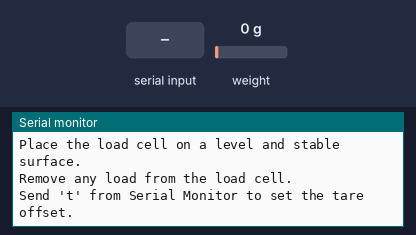
Recording of a sketch running on a simulated ESP8266 (NodeMCU). Parts: the last lines printed to the serial monitor. The inputs (shaded band) are chosen by the test bench; at power-on: weight on the scale 0 g. EEPROM starts erased.

Above: at 11.2 s.
11.3 s: "t90\n" received over Serial
At 11.8 s:
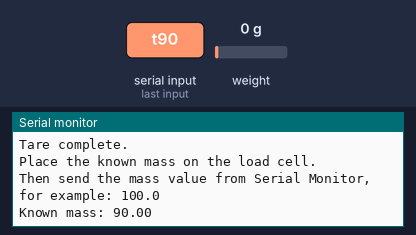
12.8 s: "y90\n" received over Serial
At 13.11 s:
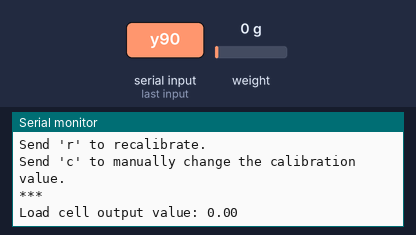
14.4 s: "c90\n" received over Serial
At 15.5 s:
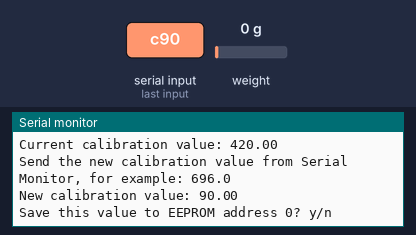
15.9 s: "y,45\n" received over Serial
At 16.06 s:
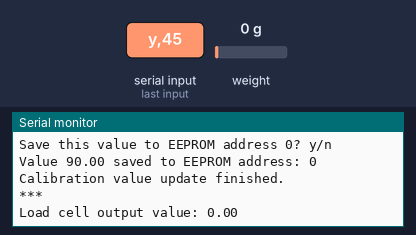
17.4 s: weight on the scale set to 100 g
At 17.47 s:
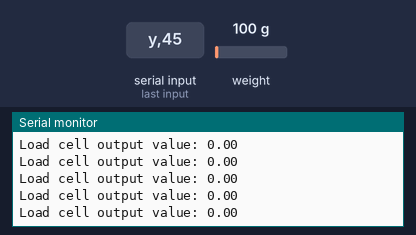
18.9 s: weight on the scale set to 1250 g
At 19.07 s:
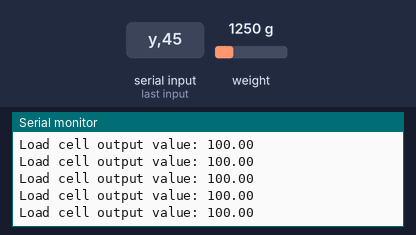
Timing chart, 0 to 21.4 s (numbered marks = the images above; inputs shaded):
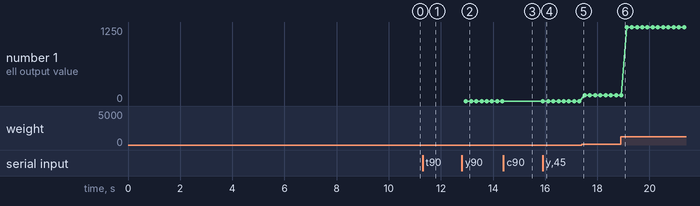

Measured:
- after the input at 11.3 s, the serial monitor: prints a new line at once (image 1)
- after the input at 12.8 s, the serial monitor: prints a new line after 0.13 s (image 2)
- after the input at 14.4 s, the serial monitor: prints a new line at once (image 3)
- after the input at 15.9 s, the serial monitor: prints a new line at once (image 4)
- plotted number 1: 0 → 100 after the input at 17.4 s, 100 → 1250 after the input at 18.9 s

The sketch:

calibration.ino
```cpp
#include <HX711_ADC.h>

#if defined(ESP8266) || defined(ESP32) || defined(AVR)
#include <EEPROM.h>
#endif

const int kHx711DoutPin = 4;
const int kHx711SckPin = 5;
const int kCalValueEepromAddress = 0;

HX711_ADC gLoadCell(kHx711DoutPin, kHx711SckPin);

void run_calibration();
void change_saved_cal_factor();

void setup()
{
  Serial.begin(57600);
  delay(10);

  Serial.println();
  Serial.println("Starting...");

  gLoadCell.begin();

  // gLoadCell.setReverseOutput();

  unsigned long tStabilizingTimeMs = 10000;
  bool tPerformTare = true;

  gLoadCell.start(tStabilizingTimeMs, tPerformTare);
  gLoadCell.setSamplesInUse(4);

  if (gLoadCell.getTareTimeoutFlag() || gLoadCell.getSignalTimeoutFlag())
  {
    Serial.println("Timeout detected. Check MCU to HX711 wiring and pin assignments.");
    while (1);
  }
  else
  {
    gLoadCell.setCalFactor(1.0);
    Serial.println("Startup complete.");
  }

  while (!gLoadCell.update())
  {
  }

  run_calibration();
}

void loop()
{
  static bool tIsDataReady = false;
  const unsigned long tSerialPrintIntervalMs = 200;

  if (gLoadCell.update())
  {
    tIsDataReady = true;
  }

  if (tIsDataReady)
  {
    static unsigned long tLastSerialPrintTimeMs = 0;

    if (millis() - tLastSerialPrintTimeMs >= tSerialPrintIntervalMs)
    {
      float tMeasuredMassG = gLoadCell.getData();

      Serial.print("Load cell output value: ");
      Serial.println(tMeasuredMassG);

      tIsDataReady = false;
      tLastSerialPrintTimeMs = millis();
    }
  }

  if (Serial.available() > 0)
  {
    char tInputChar = Serial.read();

    if (tInputChar == 't')
    {
      gLoadCell.tareNoDelay();
    }
    else if (tInputChar == 'r')
    {
      run_calibration();
    }
    else if (tInputChar == 'c')
    {
      change_saved_cal_factor();
    }
  }

  if (gLoadCell.getTareStatus() == true)
  {
    Serial.println("Tare complete.");
  }
}

void run_calibration()
{
  Serial.println("***");
  Serial.println("Calibration started.");
  Serial.println("Place the load cell on a level and stable surface.");
  Serial.println("Remove any load from the load cell.");
  Serial.println("Send 't' from Serial Monitor to set the tare offset.");

  bool tShouldResume = false;

  while (tShouldResume == false)
  {
    gLoadCell.update();

    if (Serial.available() > 0)
    {
      char tInputChar = Serial.read();

      if (tInputChar == 't')
      {
        gLoadCell.tareNoDelay();
      }
    }

    if (gLoadCell.getTareStatus() == true)
    {
      Serial.println("Tare complete.");
      tShouldResume = true;
    }
  }

  Serial.println("Place the known mass on the load cell.");
  Serial.println("Then send the mass value from Serial Monitor, for example: 100.0");

  float tKnownMassG = 0.0f;
  tShouldResume = false;

  while (tShouldResume == false)
  {
    gLoadCell.update();

    if (Serial.available() > 0)
    {
      tKnownMassG = Serial.parseFloat();

      if (tKnownMassG != 0.0f)
      {
        Serial.print("Known mass: ");
        Serial.println(tKnownMassG);
        tShouldResume = true;
      }
    }
  }

  gLoadCell.refreshDataSet();
  float tNewCalibrationValue = gLoadCell.getNewCalibration(tKnownMassG);

  Serial.print("New calibration value: ");
  Serial.println(tNewCalibrationValue);
  Serial.println("Use this value as the calibration factor in the project sketch.");

  Serial.print("Save this value to EEPROM address ");
  Serial.print(kCalValueEepromAddress);
  Serial.println("? y/n");

  tShouldResume = false;

  while (tShouldResume == false)
  {
    if (Serial.available() > 0)
    {
      char tInputChar = Serial.read();

      if (tInputChar == 'y')
      {
#if defined(ESP8266) || defined(ESP32)
        EEPROM.begin(512);
#endif
        EEPROM.put(kCalValueEepromAddress, tNewCalibrationValue);
#if defined(ESP8266) || defined(ESP32)
        EEPROM.commit();
#endif

        float tSavedCalibrationValue = 0.0f;
        EEPROM.get(kCalValueEepromAddress, tSavedCalibrationValue);

        Serial.print("Value ");
        Serial.print(tSavedCalibrationValue);
        Serial.print(" saved to EEPROM address: ");
        Serial.println(kCalValueEepromAddress);

        tShouldResume = true;
      }
      else if (tInputChar == 'n')
      {
        Serial.println("Value was not saved to EEPROM.");
        tShouldResume = true;
      }
    }
  }

  Serial.println("Calibration finished.");
  Serial.println("***");
  Serial.println("Send 'r' to recalibrate.");
  Serial.println("Send 'c' to manually change the calibration value.");
  Serial.println("***");
}

void change_saved_cal_factor()
{
  float tCurrentCalibrationValue = gLoadCell.getCalFactor();
  bool tShouldResume = false;

  Serial.println("***");
  Serial.print("Current calibration value: ");
  Serial.println(tCurrentCalibrationValue);
  Serial.println("Send the new calibration value from Serial Monitor, for example: 696.0");

  float tNewCalibrationValue = 0.0f;

  while (tShouldResume == false)
  {
    if (Serial.available() > 0)
    {
      tNewCalibrationValue = Serial.parseFloat();

      if (tNewCalibrationValue != 0.0f)
      {
        Serial.print("New calibration value: ");
        Serial.println(tNewCalibrationValue);

        gLoadCell.setCalFactor(tNewCalibrationValue);
        tShouldResume = true;
      }
    }
  }

  tShouldResume = false;

  Serial.print("Save this value to EEPROM address ");
  Serial.print(kCalValueEepromAddress);
  Serial.println("? y/n");

  while (tShouldResume == false)
  {
    if (Serial.available() > 0)
    {
      char tInputChar = Serial.read();

      if (tInputChar == 'y')
      {
#if defined(ESP8266) || defined(ESP32)
        EEPROM.begin(512);
#endif
        EEPROM.put(kCalValueEepromAddress, tNewCalibrationValue);
#if defined(ESP8266) || defined(ESP32)
        EEPROM.commit();
#endif

        float tSavedCalibrationValue = 0.0f;
        EEPROM.get(kCalValueEepromAddress, tSavedCalibrationValue);

        Serial.print("Value ");
        Serial.print(tSavedCalibrationValue);
        Serial.print(" saved to EEPROM address: ");
        Serial.println(kCalValueEepromAddress);

        tShouldResume = true;
      }
      else if (tInputChar == 'n')
      {
        Serial.println("Value was not saved to EEPROM.");
        tShouldResume = true;
      }
    }
  }

  Serial.println("Calibration value update finished.");
  Serial.println("***");
}
```
